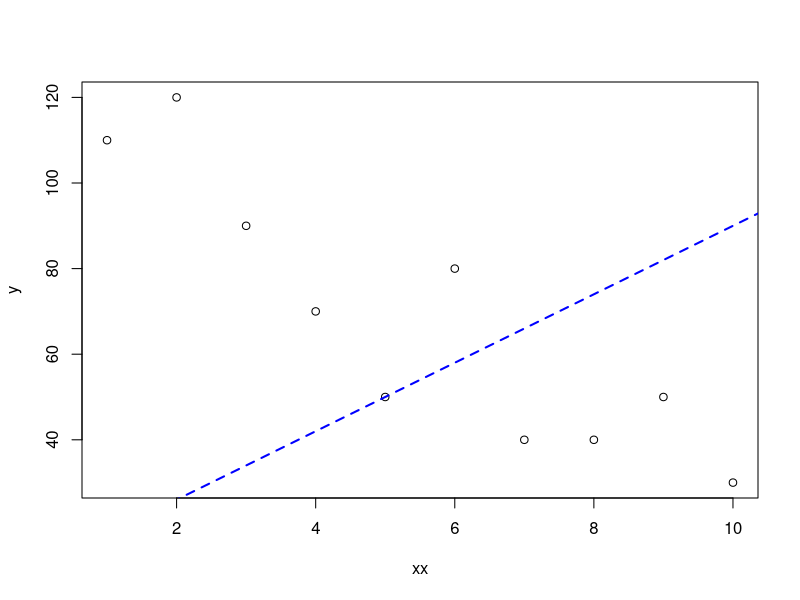
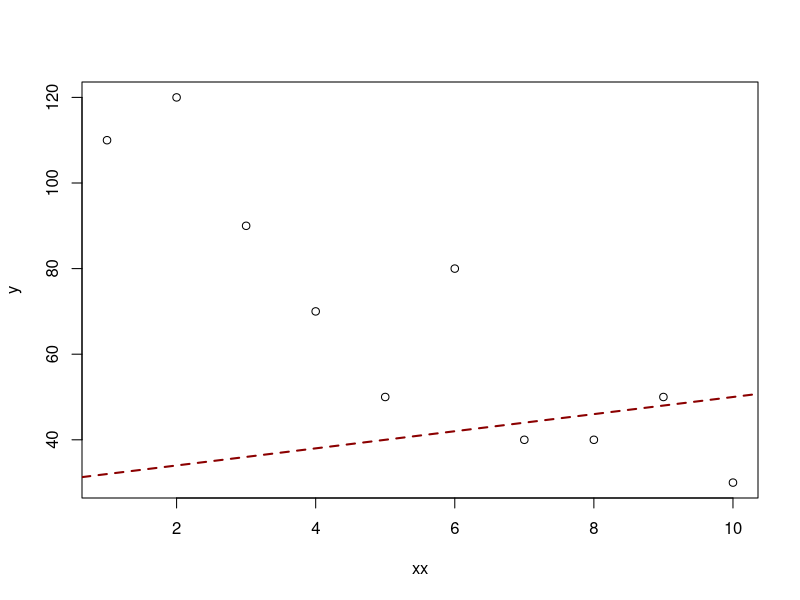
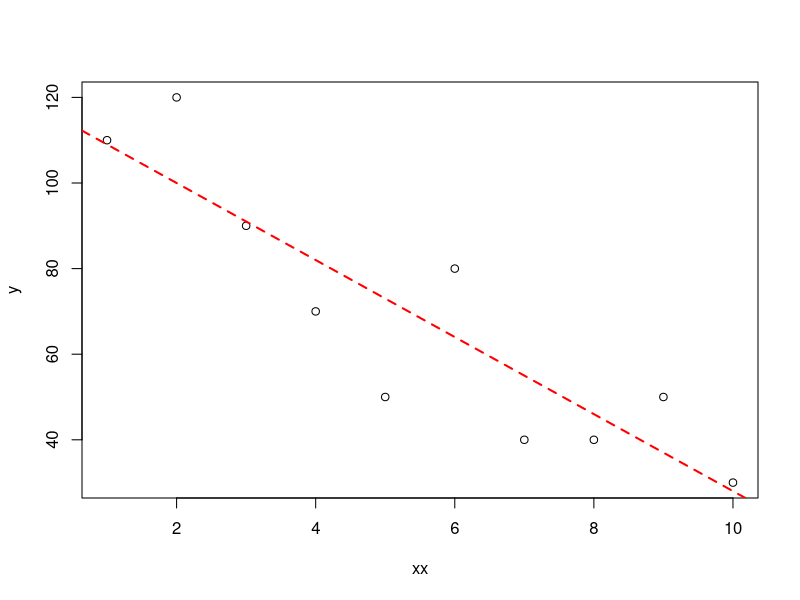
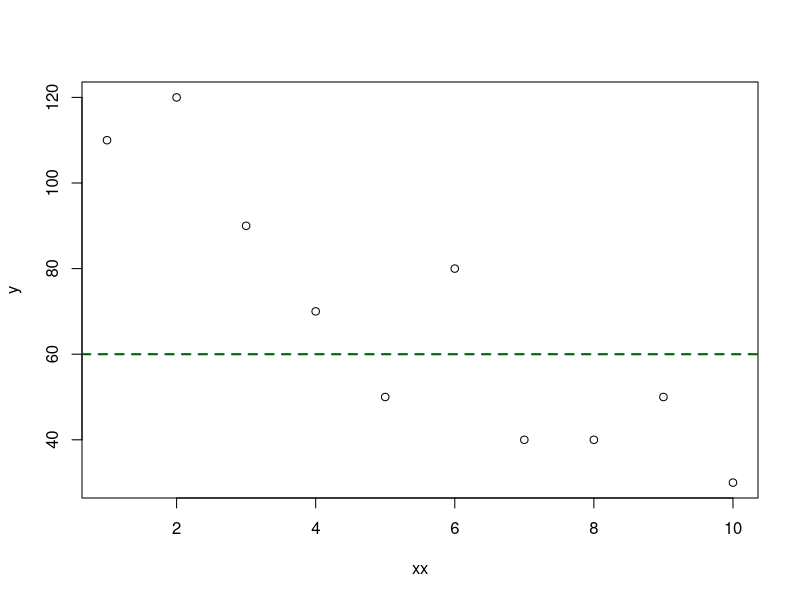
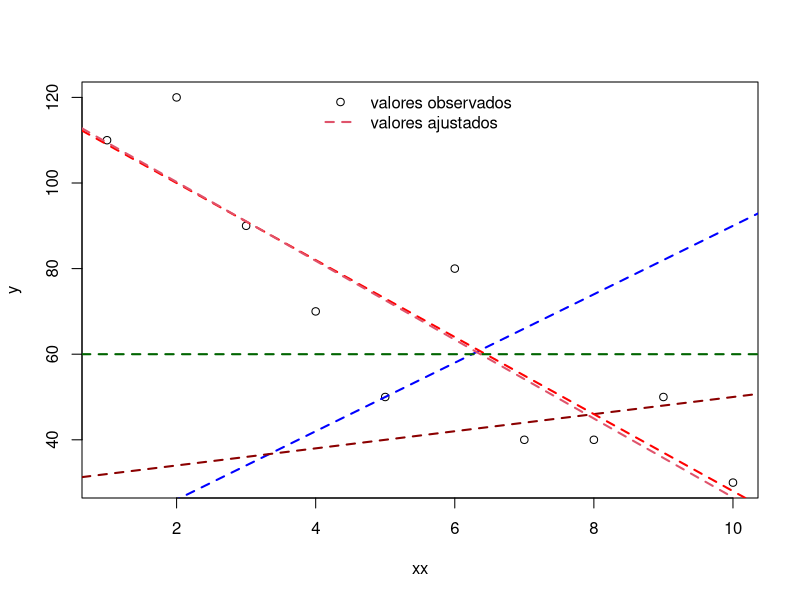

Here is the R script that generated these plots, in order:

y = c(110, 120, 90, 70, 50, 80, 40, 40, 50, 30)
xx = 1:10
modelo = lm(y ~ xx)

# quero explicar Y por XX
# posso gerar diversas retas
# posso inclusive utilizar uma funcao parecida com aquela que aprendemos no ensino medio
# por exemplo: Y = 10 + 8xx + erro

plot(xx,y)
abline(a=10, b=8, col="blue", lty=2, lwd=2)
plot(xx,y)
abline(a=30, b=2, col="darkred", lty=2, lwd=2)
plot(xx,y)
abline(a=118, b=-9, col="red", lty=2, lwd=2)
plot(xx,y)
abline(h=60, col="darkgreen", lty=2, lwd=2)

plot(xx,y)
abline(a=10, b=8, col="blue", lty=2, lwd=2)
abline(a=30, b=2, col="darkred", lty=2, lwd=2)
abline(a=118, b=-9, col="red", lty=2, lwd=2)
abline(h=60, col="darkgreen", lty=2, lwd=2)

# Qual a melhor reta? Qual reta escolher?
# ideia: escolher com base nos dados
# escolher a reta com a distancia minima a todos os pontos
# essa estrategia e chamada de Minimos Quadrados Ordinarios

abline(modelo, col=2, lty=2, lwd=2)
legend("top", legend=c("valores observados", "valores ajustados"), lty=c(NA,2), col=c(1,2), lwd=1:2, bty="n", pch=c(1,NA))